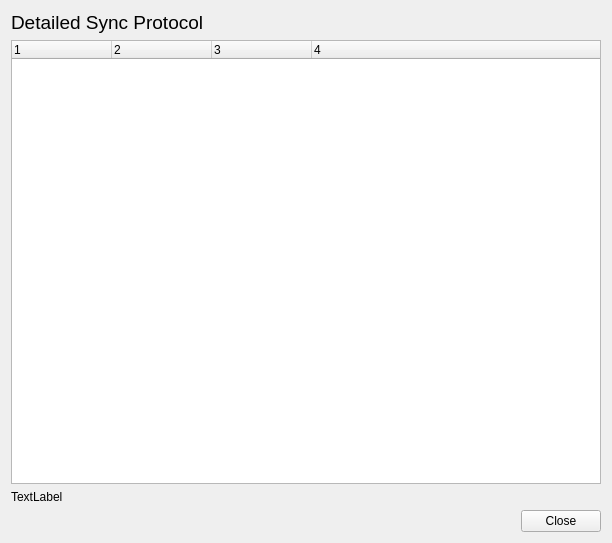
<?xml version="1.0" encoding="UTF-8"?>
<ui version="4.0">
 <class>Mirall::ItemProgressDialog</class>
 <widget class="QWidget" name="Mirall::ItemProgressDialog">
  <property name="geometry">
   <rect>
    <x>0</x>
    <y>0</y>
    <width>612</width>
    <height>543</height>
   </rect>
  </property>
  <property name="windowTitle">
   <string>Form</string>
  </property>
  <layout class="QGridLayout" name="gridLayout">
   <item row="0" column="0">
    <layout class="QVBoxLayout" name="verticalLayout">
     <item>
      <widget class="QLabel" name="label">
       <property name="font">
        <font>
         <pointsize>14</pointsize>
        </font>
       </property>
       <property name="text">
        <string>Detailed Sync Protocol</string>
       </property>
      </widget>
     </item>
     <item>
      <widget class="QTreeWidget" name="_treeWidget">
       <property name="alternatingRowColors">
        <bool>true</bool>
       </property>
       <property name="rootIsDecorated">
        <bool>true</bool>
       </property>
       <property name="uniformRowHeights">
        <bool>true</bool>
       </property>
       <property name="columnCount">
        <number>4</number>
       </property>
       <column>
        <property name="text">
         <string notr="true">1</string>
        </property>
       </column>
       <column>
        <property name="text">
         <string notr="true">2</string>
        </property>
       </column>
       <column>
        <property name="text">
         <string>3</string>
        </property>
       </column>
       <column>
        <property name="text">
         <string>4</string>
        </property>
       </column>
      </widget>
     </item>
     <item>
      <widget class="QLabel" name="_errorLabel">
       <property name="text">
        <string>TextLabel</string>
       </property>
      </widget>
     </item>
     <item>
      <widget class="QDialogButtonBox" name="_dialogButtonBox">
       <property name="standardButtons">
        <set>QDialogButtonBox::Close</set>
       </property>
      </widget>
     </item>
    </layout>
   </item>
  </layout>
 </widget>
 <resources/>
 <connections/>
</ui>
